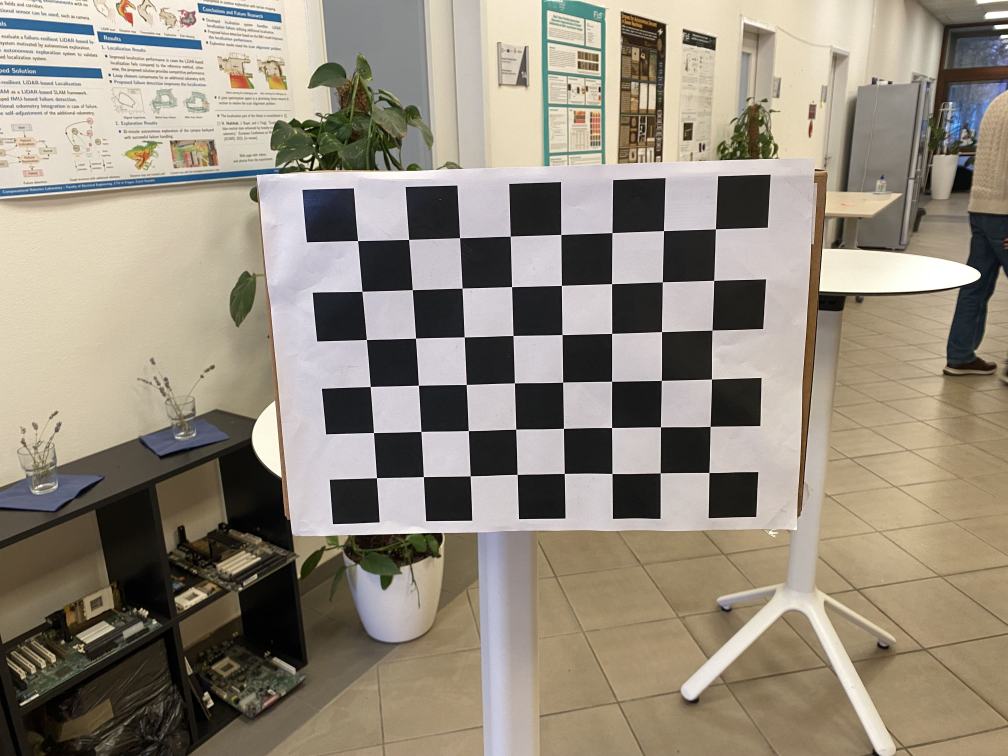
#> input picture EPnP/data/checkerboard/IMG_7780.jpg, 4032 x 3024 px (shown at 1/4 size); its folder holds only this picture in this run
$ python calibrate.py
#> lines starting #> are read from the running program, lines starting #| are printed output that depends on the picture; long printed decimals are rounded
import os
import shutil
import cv2
import glob
import numpy as np
from termcolor import colored

def camera_calibration(input_path, square_size=10.0, rows=6, cols=8, show_images=False):

    # Discover landscape images in the given path
#> called with input_path = './data/checkerboard/', square_size = 39.5, rows = 6, cols = 8, show_images = True
    image_files = glob.glob(f"{input_path}/*.jpg")
    landscape_images = [cv2.imread(file) for file in image_files if file and cv2.imread(file).shape[1] > cv2.imread(file).shape[0]]
#> landscape_images = 1 item

    # Define object points in 3D space
    obj_points = np.zeros((rows * cols, 3), np.float32)
    obj_points[:, :2] = np.mgrid[0:cols, 0:rows].T.reshape(-1, 2) * square_size

    # Lists to store 3D and 2D points
    object_points = []
    image_points = []

    # Iterate through each image
    progress_bar_length = len(landscape_images)
#> progress_bar_length = 1
    for idx, image in enumerate(landscape_images):
        print(colored(f"Calibrating images: ", 'blue'), colored(f"{idx + 1}", 'green'),colored(f"/", 'blue'),colored(f"{progress_bar_length}", 'red'))

        gray = cv2.cvtColor(image, cv2.COLOR_BGR2GRAY)

        # Find chessboard corners
        found, corners = cv2.findChessboardCorners(gray, (cols, rows), None)

        # If corners are found, store object and image points
        if found:
            object_points.append(obj_points)
            image_points.append(corners)

        if show_images:
            # Draw and display chessboard corners
            cv2.drawChessboardCorners(image, (cols, rows), corners, found)

            # Resize image for visualization
            scale_percent = 30  # percent of original size
            width = int(image.shape[1] * scale_percent / 100)
            height = int(image.shape[0] * scale_percent / 100)
            dim = (width, height)
            resized = cv2.resize(image, dim, interpolation=cv2.INTER_AREA)

            cv2.imshow('Image with Chessboard Corners', resized)
            cv2.waitKey(500)
#> this loop made 1 pass
#> (found, scale_percent, width, height) on pass 1: (True, 30, 1209, 907)
#> (printed output is left out)
#> pass 1, in camera_calibration, `gray = cv2.cvtColor(image, cv2.COLOR_BGR2GRAY)`:
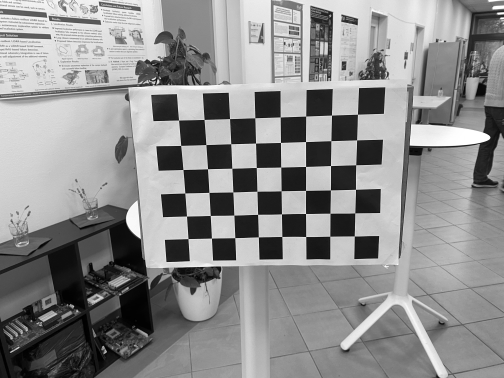
#> gray: shape (3024, 4032) (shown at 1/8 size); min 0, max 255, mean 141.1
#> pass 1, in camera_calibration, `resized = cv2.resize(image, dim, interpolation=cv2.INTER_AREA)`:
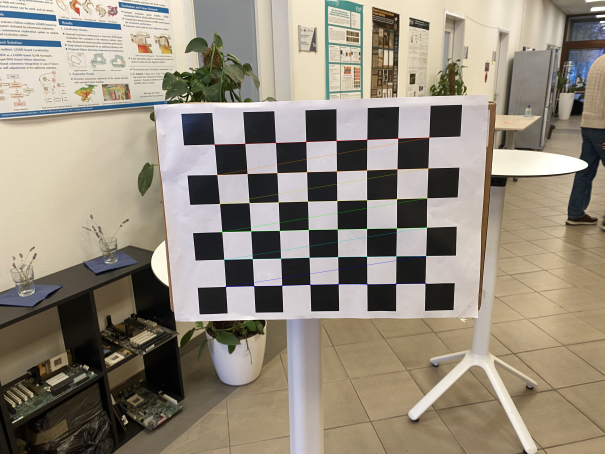
#> resized: shape (907, 1209, 3) (shown at 1/2 size); mean B, G, R 125.6, 140.1, 148.8
#> after the loop, image_points = 1 item; object_points = 1 item

    if show_images:
        # Close OpenCV windows after displaying all images
        cv2.destroyAllWindows()

    # Calibrate the camera
    ret, matrix, distortion, rvecs, tvecs = cv2.calibrateCamera(object_points, image_points, gray.shape[::-1], None, None)
#> ret = 1.15; matrix = [[4057.8, 0, 1705.7], [0, 4107.9, 1578.3], [0, 0, 1]]; distortion = [[0.387, -0.286, 0.0184, -0.0445, -4.57]]; rvecs = ([0.319, 0.0875, -0.0403],); tvecs = ([-51.96, -118.4, 796.1],)

    # Convert the first rotation vector to a rotation matrix
    R, _ = cv2.Rodrigues(rvecs[0])
#> R = [[0.995, 0.0534, 0.0795], [-0.0257, 0.949, -0.315], [-0.0923, 0.312, 0.946]]

    # Form the extrinsic matrix
    extrinsic_matrix = np.hstack((R, tvecs[0]))
#> extrinsic_matrix = [[0.995, 0.0534, 0.0795, -51.96], [-0.0257, 0.949, -0.315, -118.4], [-0.0923, 0.312, 0.946, 796.1]]

    return matrix, distortion, extrinsic_matrix

if __name__ == "__main__":
    input_path = "./data/checkerboard/"
    square_size = 39.5
    rows = 6
    cols = 8
    show_images = True

    intrinsic_matrix, distortion_coefficients, extrinsic_matrix = camera_calibration(input_path, square_size, rows, cols, show_images)
#> intrinsic_matrix has the same summary as matrix in camera_calibration; distortion_coefficients = [[0.387, -0.286, 0.0184, -0.0445, -4.57]]

    print(colored(f"Image Calibration Completed", 'green'))

    np.set_printoptions(suppress=True, precision=6)
    print("Camera Matrix:")
    print(intrinsic_matrix)
#| [[4057.762     0.       1705.700]
#|  [   0.       4107.920  1578.277]
#|  [   0.          0.          1.      ]]
    print("\nDistortion Coefficients:")
    print(distortion_coefficients)
#| [[ 0.3873 -0.2858  0.01838 -0.04454 -4.570]]
    print("\nExtrinsic Matrix:")
    print(extrinsic_matrix)
#| [[   0.9954    0.05338    0.07951   -51.961]
#|  [  -0.02572    0.9487   -0.315 -118.421]
#|  [  -0.09225     0.3115    0.9457  796.119]]


    output_folder = "./Output"
    if os.path.exists(output_folder):
        shutil.rmtree(output_folder)
    output_folder += "/Parameters/"
    os.makedirs(output_folder)

    np.save(output_folder+'intrinsic.npy', intrinsic_matrix)
    np.save(output_folder+'distortion.npy', distortion_coefficients)
    np.save(output_folder+'extrinsic.npy', extrinsic_matrix)

    print(colored(f"Camera parameters saved successfully!", 'green'))

$ run again, on EPnP/data/checkerboard/IMG_7784.jpg
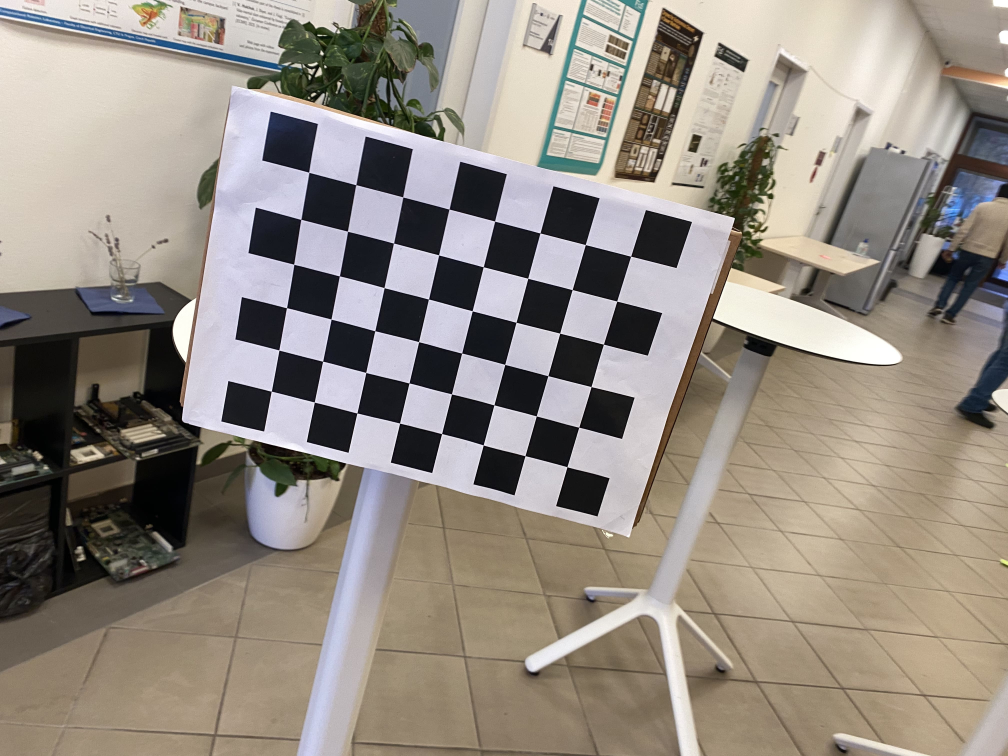
#> input picture EPnP/data/checkerboard/IMG_7784.jpg, 4032 x 3024 px (shown at 1/4 size)
#> landscape_images = 1 item
#> progress_bar_length = 1
#> the loop in camera_calibration, `for idx, image in enumerate(landscape_images):` made 1 pass
#> (found, scale_percent, width, height) on pass 1: (True, 30, 1209, 907)
#> (printed output is left out)
#> pass 1, in camera_calibration, `gray = cv2.cvtColor(image, cv2.COLOR_BGR2GRAY)`:
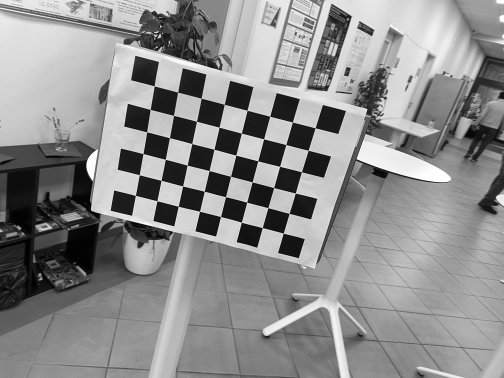
#> gray: shape (3024, 4032) (shown at 1/8 size); min 0, max 255, mean 141.2
#> pass 1, in camera_calibration, `resized = cv2.resize(image, dim, interpolation=cv2.INTER_AREA)`:
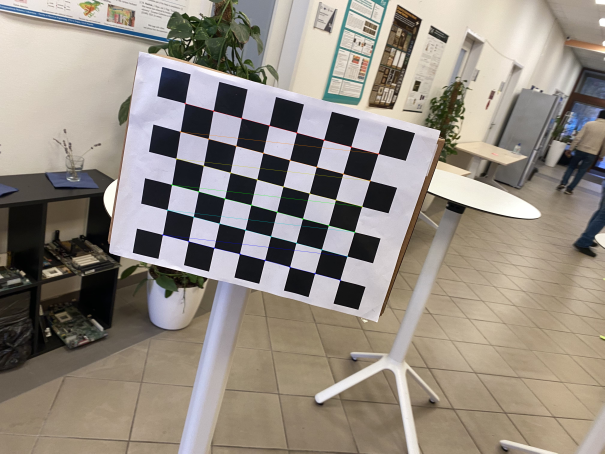
#> resized: shape (907, 1209, 3) (shown at 1/2 size); mean B, G, R 130.6, 139.9, 147.9
#> after the loop in camera_calibration, `for idx, image in enumerate(landscape_images):`: image_points = 1 item
#> ret = 1.16; matrix = [[2537, 0, 1887.2], [0, 2530.5, 1379.9], [0, 0, 1]]; distortion = [[0.213, -1.6, 0.000812, -0.0206, 6.64]]; rvecs = ([0.243, 0.0595, 0.248],); tvecs = ([-133.4, -143.5, 538.9],)
#> R = [[0.968, -0.236, 0.0881], [0.25, 0.94, -0.231], [-0.0284, 0.245, 0.969]]
#> in camera_calibration, `extrinsic_matrix = np.hstack((R, tvecs[0]))`: extrinsic_matrix = [[0.968, -0.236, 0.0881, -133.4], [0.25, 0.94, -0.231, -143.5], [-0.0284, 0.245, 0.969, 538.9]]
#> `intrinsic_matrix, distortion_coefficients, extrinsic_matrix = camera_c..`: intrinsic_matrix has the same summary as matrix in camera_calibration; distortion_coefficients = [[0.213, -1.6, 0.000812, -0.0206, 6.64]]
#| [[2536.983    0.       1887.199]
#|  [   0.       2530.491 1379.875]
#|  [   0.          0.          1.      ]]
#| [[ 0.2126 -1.602  0.000812 -0.0206  6.636]]
#| [[   0.9677   -0.2362    0.08813 -133.401]
#|  [   0.2505    0.9402   -0.2307 -143.517]
#|  [  -0.02839     0.2453     0.969  538.921 ]]

$ run again, on EPnP/data/checkerboard/IMG_7785.jpg
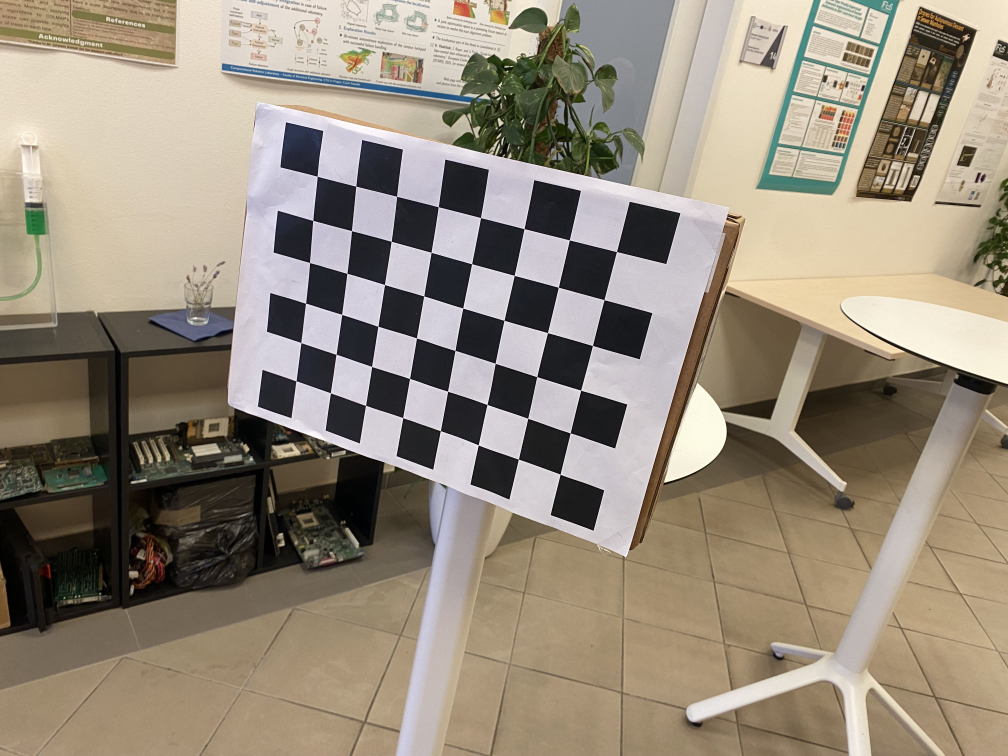
#> input picture EPnP/data/checkerboard/IMG_7785.jpg, 4032 x 3024 px (shown at 1/4 size)
#> landscape_images = 1 item
#> progress_bar_length = 1
#> the loop in camera_calibration, `for idx, image in enumerate(landscape_images):` made 1 pass
#> (found, scale_percent, width, height) on pass 1: (True, 30, 1209, 907)
#> (printed output is left out)
#> pass 1, in camera_calibration, `gray = cv2.cvtColor(image, cv2.COLOR_BGR2GRAY)`:
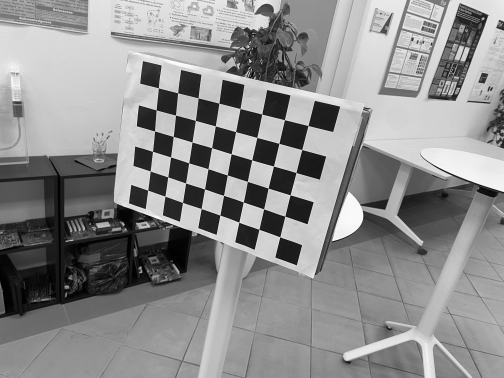
#> gray: shape (3024, 4032) (shown at 1/8 size); min 0, max 255, mean 141.2
#> pass 1, in camera_calibration, `resized = cv2.resize(image, dim, interpolation=cv2.INTER_AREA)`:
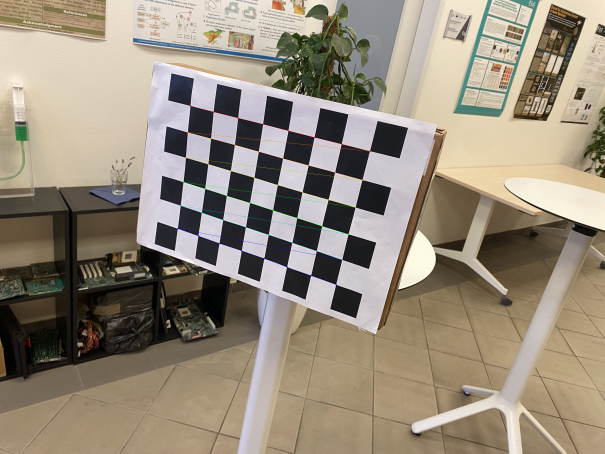
#> resized: shape (907, 1209, 3) (shown at 1/2 size); mean B, G, R 124, 139.8, 150.6
#> after the loop in camera_calibration, `for idx, image in enumerate(landscape_images):`: image_points = 1 item
#> ret = 1.68; matrix = [[2559.7, 0, 2748.1], [0, 2309.3, 1681.4], [0, 0, 1]]; distortion = [[-0.0366, 0.225, 0.0165, 0.00264, -0.147]]; rvecs = ([0.245, 0.299, 0.304],); tvecs = ([-302.6, -225.7, 524.9],)
#> R = [[0.911, -0.256, 0.324], [0.328, 0.925, -0.19], [-0.251, 0.279, 0.927]]
#> in camera_calibration, `extrinsic_matrix = np.hstack((R, tvecs[0]))`: extrinsic_matrix = [[0.911, -0.256, 0.324, -302.6], [0.328, 0.925, -0.19, -225.7], [-0.251, 0.279, 0.927, 524.9]]
#> `intrinsic_matrix, distortion_coefficients, extrinsic_matrix = camera_c..`: intrinsic_matrix has the same summary as matrix in camera_calibration; distortion_coefficients = [[-0.0366, 0.225, 0.0165, 0.00264, -0.147]]
#| [[2559.696    0.       2748.066]
#|  [   0.       2309.348 1681.374]
#|  [   0.          0.          1.      ]]
#| [[-0.03662  0.2245  0.01646  0.002639 -0.1467]]
#| [[   0.9109   -0.2557    0.3239 -302.550]
#|  [   0.3275    0.9255   -0.1903  -225.708]
#|  [  -0.2511     0.2795    0.9267  524.881]]
